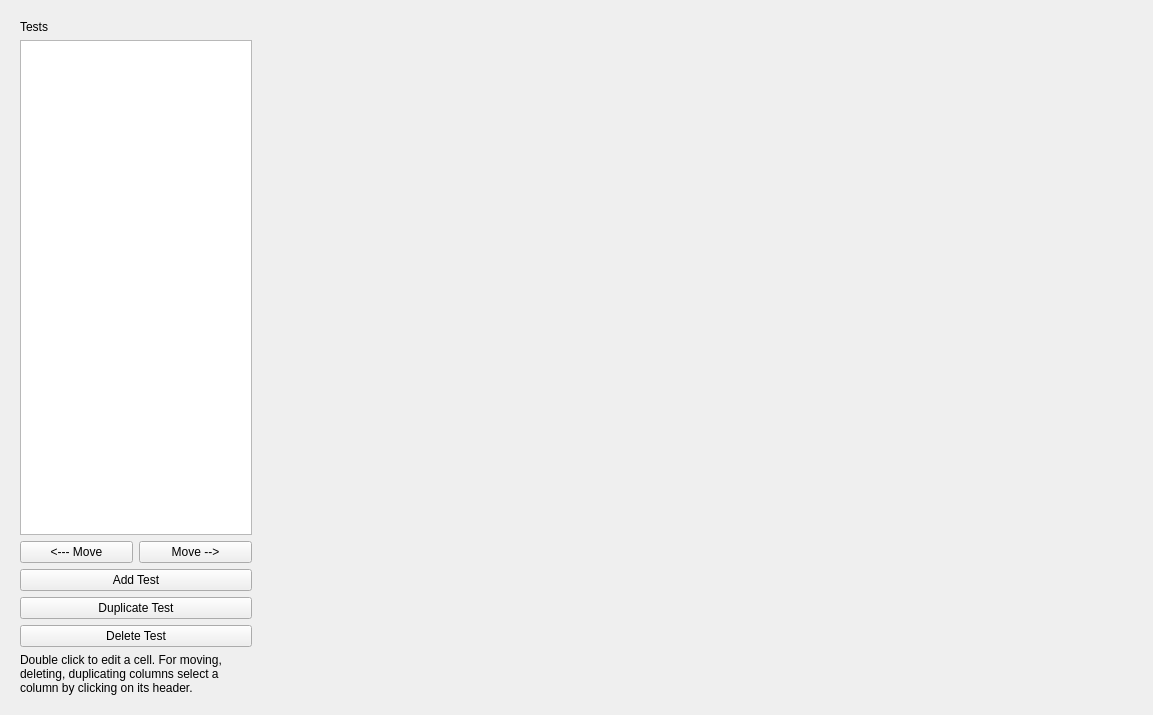
<?xml version="1.0" encoding="UTF-8"?>
<ui version="4.0">
 <class>Form</class>
 <widget class="QWidget" name="Form">
  <property name="geometry">
   <rect>
    <x>0</x>
    <y>0</y>
    <width>1153</width>
    <height>715</height>
   </rect>
  </property>
  <property name="windowTitle">
   <string>Form</string>
  </property>
  <layout class="QHBoxLayout" name="horizontalLayout_3">
   <item>
    <layout class="QVBoxLayout" name="verticalLayout_2">
     <item>
      <layout class="QHBoxLayout" name="horizontalLayout_2">
       <item>
        <widget class="QWidget" name="gridWidget" native="true">
         <property name="sizePolicy">
          <sizepolicy hsizetype="Expanding" vsizetype="MinimumExpanding">
           <horstretch>0</horstretch>
           <verstretch>0</verstretch>
          </sizepolicy>
         </property>
         <property name="minimumSize">
          <size>
           <width>0</width>
           <height>0</height>
          </size>
         </property>
         <property name="maximumSize">
          <size>
           <width>250</width>
           <height>1000</height>
          </size>
         </property>
         <layout class="QVBoxLayout" name="verticalLayout_4">
          <property name="sizeConstraint">
           <enum>QLayout::SetDefaultConstraint</enum>
          </property>
          <item>
           <widget class="QLabel" name="label_4">
            <property name="maximumSize">
             <size>
              <width>50</width>
              <height>16777215</height>
             </size>
            </property>
            <property name="text">
             <string>Tests</string>
            </property>
           </widget>
          </item>
          <item>
           <widget class="TableView" name="tableView">
            <property name="sizePolicy">
             <sizepolicy hsizetype="Expanding" vsizetype="MinimumExpanding">
              <horstretch>0</horstretch>
              <verstretch>0</verstretch>
             </sizepolicy>
            </property>
            <property name="editTriggers">
             <set>QAbstractItemView::AnyKeyPressed|QAbstractItemView::DoubleClicked|QAbstractItemView::EditKeyPressed</set>
            </property>
            <attribute name="horizontalHeaderMinimumSectionSize">
             <number>30</number>
            </attribute>
            <attribute name="horizontalHeaderDefaultSectionSize">
             <number>50</number>
            </attribute>
           </widget>
          </item>
          <item>
           <layout class="QGridLayout" name="gridLayout">
            <item row="0" column="0">
             <widget class="QPushButton" name="leftButton">
              <property name="text">
               <string>&lt;--- Move</string>
              </property>
             </widget>
            </item>
            <item row="0" column="1">
             <widget class="QPushButton" name="rightButton">
              <property name="text">
               <string>Move --&gt;</string>
              </property>
             </widget>
            </item>
           </layout>
          </item>
          <item>
           <widget class="QPushButton" name="addButton">
            <property name="text">
             <string>Add Test</string>
            </property>
           </widget>
          </item>
          <item>
           <widget class="QPushButton" name="dupButton">
            <property name="text">
             <string>Duplicate Test</string>
            </property>
           </widget>
          </item>
          <item>
           <widget class="QPushButton" name="deleteButton">
            <property name="text">
             <string>Delete Test</string>
            </property>
           </widget>
          </item>
          <item>
           <widget class="QLabel" name="label_3">
            <property name="text">
             <string>Double click to edit a cell. For moving, deleting, duplicating columns select a column by clicking on its header.</string>
            </property>
            <property name="wordWrap">
             <bool>true</bool>
            </property>
           </widget>
          </item>
         </layout>
        </widget>
       </item>
       <item>
        <widget class="Canvas" name="canvas" native="true">
         <property name="sizePolicy">
          <sizepolicy hsizetype="Preferred" vsizetype="MinimumExpanding">
           <horstretch>0</horstretch>
           <verstretch>0</verstretch>
          </sizepolicy>
         </property>
        </widget>
       </item>
      </layout>
     </item>
    </layout>
   </item>
  </layout>
 </widget>
 <customwidgets>
  <customwidget>
   <class>Canvas</class>
   <extends>QWidget</extends>
   <header>pcot.ui.canvas</header>
   <container>1</container>
  </customwidget>
  <customwidget>
   <class>TableView</class>
   <extends>QTableView</extends>
   <header>pcot.ui.tablemodel</header>
  </customwidget>
 </customwidgets>
 <resources/>
 <connections/>
</ui>
